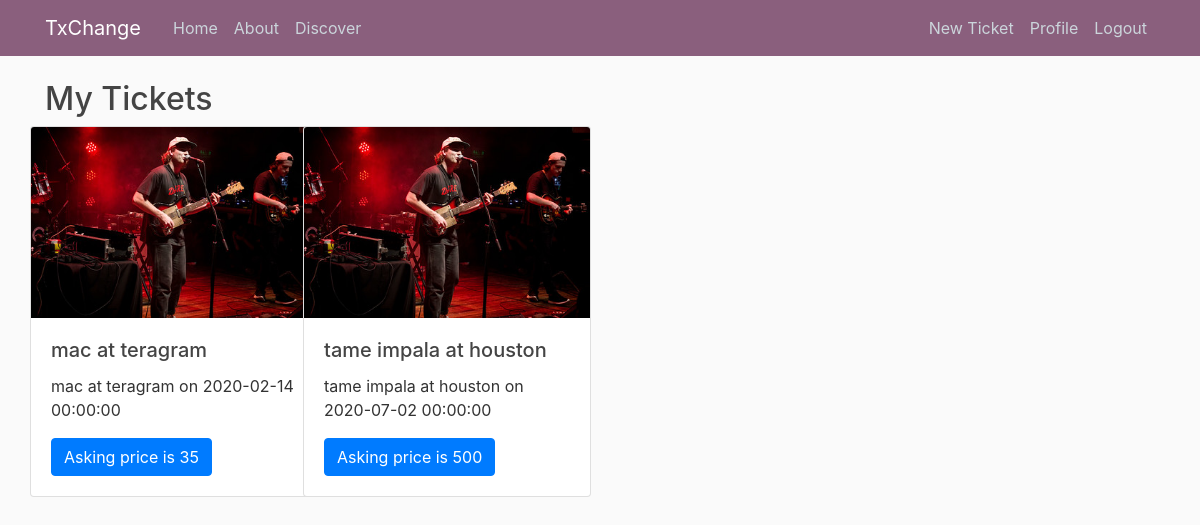
Screenshot of /profile (signed in) with the database file from the repository.
### TxChange/models.py (models this page shows, shortened)
class Ticket(db.Model):
	__tablename__ = "ticket"
	id = db.Column(db.Integer, primary_key=True)
	artist = db.Column(db.String(80), nullable=False)
	venue = db.Column(db.String(80))
	date_posted = db.Column(db.DateTime, nullable=False, default=datetime.utcnow)
	price = db.Column(db.Integer, nullable=False)
	concert_date_time = db.Column(db.DateTime)
	current_best_bid = db.Column(db.Integer)
	_owner_id = db.Column(db.Integer, db.ForeignKey("user.id"))
	_current_best_bidder_id = db.Column(db.Integer, db.ForeignKey("user.id"))
	owner = db.relationship("User", foreign_keys=[_owner_id], backref="tickets", lazy=True)
	current_best_bidder = db.relationship("User",foreign_keys=[_current_best_bidder_id],backref="my_winning_bids", lazy=True)
	users_interested = db.relationship("User", secondary=interested, back_populates='interested_in')

### TxChange/routes.py (the view)
@app.route("/profile", methods=["GET", "POST"])
@login_required
def profile():
	t_sell = Ticket.query.filter_by(owner=current_user).all()
	return render_template("profile.html", title="Profile Page", tickets=t_sell)

### TxChange/models.py (called while the page is built)
@login_manager.user_loader
def load_user(user_id):
    return User.query.get(int(user_id))

### TxChange/templates/profile.html
{% extends "layout.html" %}
{% block content %}
<h2>My Tickets</h2>
{% for ticket in tickets %}
<div class="continer">
	<div class="row">
		<div class="card" style="width: 18rem;">
  		<img src="static/mac.jpg" class="card-img-top" alt="...">
	<div class="card-body">
    <h5 class="card-title">{{ ticket.artist }} at {{ ticket.venue }}</h5>
    <p class="card-text">{{ ticket.artist }} at {{ ticket.venue }} on {{ ticket.concert_date_time }}</p>
    <a href="#" class="btn btn-primary">Asking price is {{ ticket.price }}</a>
  </div>
</div>
{% endfor %}
{% endblock%}

### TxChange/static/stye.css (style rules this page uses)
body { background: #fafafa; color: #333333; margin-top: 5rem; }
h1, h2, h3, h4, h5, h6 { color: #444444; }

### rows the page displays
Ticket: artist "mac", venue "teragram", concert_date_time "2020-02-14 00:00:00", price "35"
Ticket: artist "tame impala", venue "houston", concert_date_time "2020-07-02 00:00:00", price "500"
